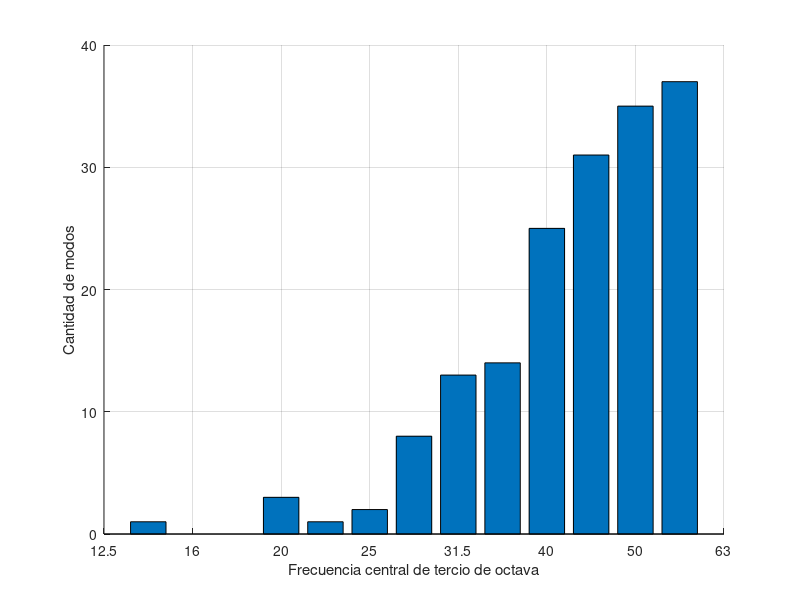

The MATLAB source for this figure:
close all, clear all, clc;

%modos_resonancia = dlmread('modos_resonancia_sub.txt',' ');
Temp_ensayo = 20;
C = 332 + 0.608 * Temp_ensayo;



L =13.9;
W = 7.5;
H =3.4;
i = 1;
for p = 0:5
    for r = 0:5
        for q = 0:5
        f(i) = (C/2) * sqrt((p/L)^2 + (q/W)^2 + (r/H)^2); 
        i= i+1;
        end
    end
end

f = f';
f = sort(f);
%Valores nominales: 16,20,25,31.5,40,50,63 ,80,100 ,125,160,200,250

fcentre = 10.^(0.1.*[12:43]);
fd = 10^0.05;
fupper = fcentre * fd;
flower = fcentre / fd;

fcentre = fcentre';
fd=fd';
fupper=fupper';
flower= flower';

num12_5 = sum(11.1 < f(:) & f(:) < 14.1);
num16 = sum(14.1 < f(:) & f(:) < 17.8);
num20 = sum(17.8 < f(:) & f(:) < 22.4);
num25 = sum(22.4 < f(:) & f(:) < 28.2);
num31_5 = sum(28.2 < f(:) & f(:) < 35.5);
num40 = sum(35.5 < f(:) & f(:) < 44.7);
num50 = sum(44.7 < f(:) & f(:) < 56.2);
num63 = sum(56.2 < f(:) & f(:) < 70.8);
num80 = sum(70.8 < f(:) & f(:) < 89.1);
num100 = sum(89.1 < f(:) & f(:) < 112);
num125 = sum(112 < f(:) & f(:) < 141);
num160 = sum(141 < f(:) & f(:) < 178);
num200 = sum(178 < f(:) & f(:) < 224);
num250 = sum(224 < f(:) & f(:) < 229);
%12.5,16,20,25,31.5,40,50,63 ,80,100 ,125,160,200,250

figure(1)
hold on;

prices = [num12_5,num16,num20,num25,num31_5,num40,num50,num63 ,num80,num100 ,num125,num160,num200];
bar(prices)
set(gca,'xticklabel',{'12.5','16','20','25','31.5','40','50','63','80','100','125','160','200'});
grid on;
xlabel('Frecuencia central de tercio de octava')
ylabel('Cantidad de modos')
hold off;

